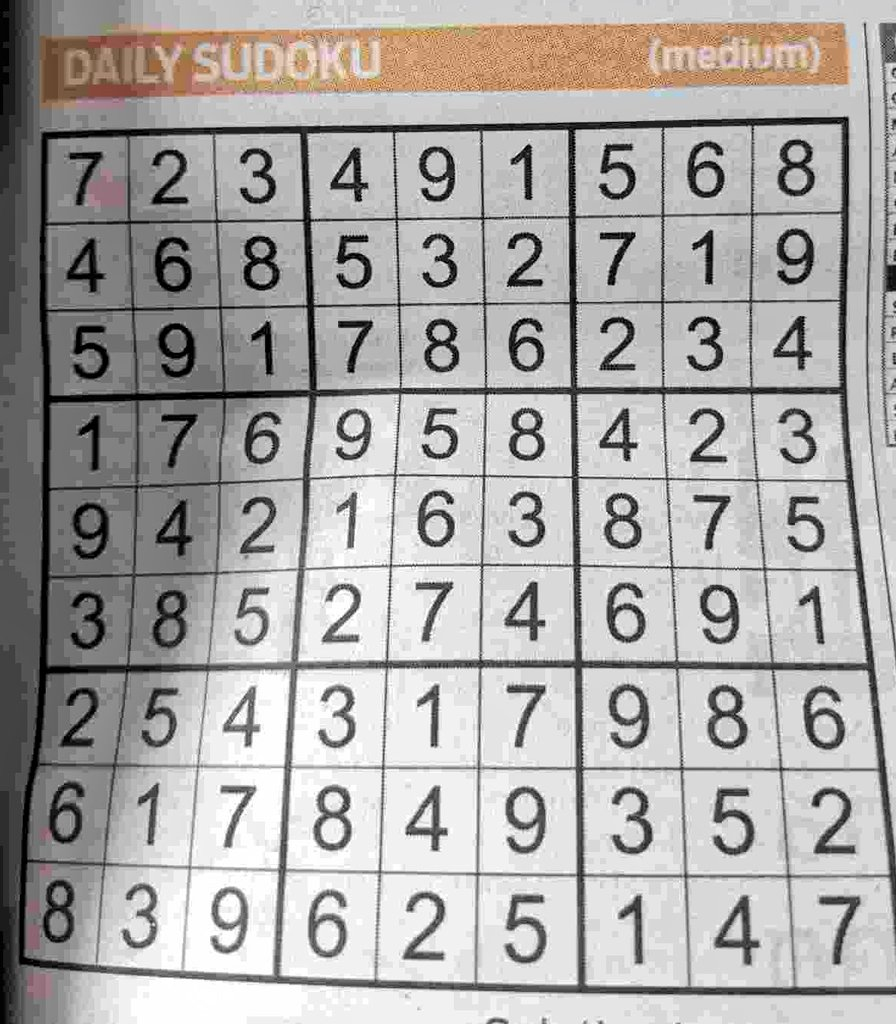
#> input picture OpenCV/img/sudoku.jpg, 896 x 1024 px, given in place of the camera
$ python snack_eyes_gpt.py
#> lines starting #> are read from the running program, lines starting #| are printed output that depends on the picture; after the words box and inside, x2 and y2 are one past the last pixel; in counts of white or black regions, pixels touching at a corner belong together
import cv2

# 비디오 파일 경로 또는 카메라 인덱스
cap = cv2.VideoCapture(0)  # 비디오 파일 경로 또는 카메라 인덱스를 설정

# 움직임 감지를 위한 ROI (Region of Interest) 좌표 설정
roi_x, roi_y, roi_width, roi_height = 100, 100, 200, 200

# ROI 영역 설정
roi = None

# 이전 프레임을 저장하기 위한 변수
previous_frame = None

while True:
    # 현재 프레임 읽어오기
    ret, frame = cap.read()
#> frame is the input picture: shape (1024, 896, 3); mean B, G, R 166.9, 168.7, 171.3

    # 프레임이 제대로 읽어왔는지 확인
    if not ret:
        break

    # ROI 설정
    roi = frame[roi_y:roi_y + roi_height, roi_x:roi_x + roi_width]
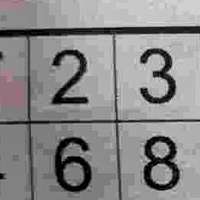
#> roi: shape (200, 200, 3); mean B, G, R 136.8, 136.5, 137.3

    # 현재 프레임을 흑백으로 변환
    gray = cv2.cvtColor(frame, cv2.COLOR_BGR2GRAY)
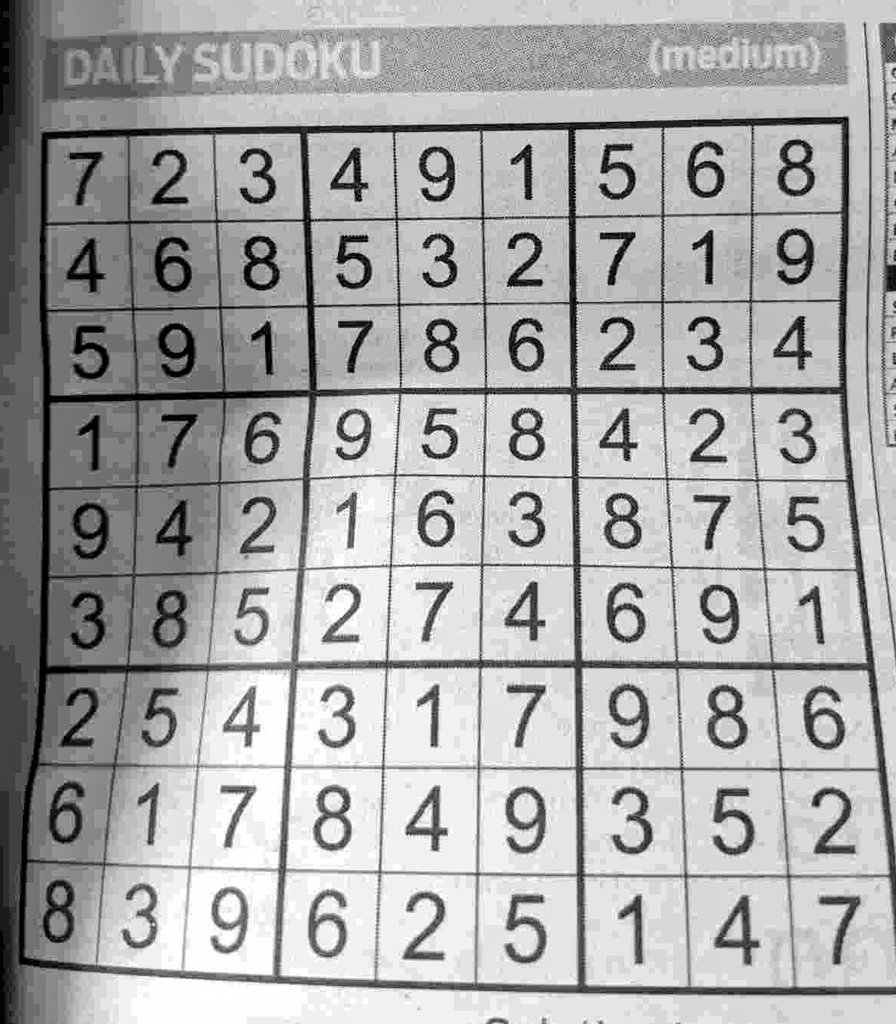
#> gray: shape (1024, 896); min 0, max 255, mean 169.3

    # ROI의 흑백 영상 추출
    roi_gray = cv2.cvtColor(roi, cv2.COLOR_BGR2GRAY)

    # 원본 영상에서 ROI 영역 표시
    cv2.rectangle(frame, (roi_x, roi_y), (roi_x + roi_width, roi_y + roi_height), (0, 255, 0), 2)
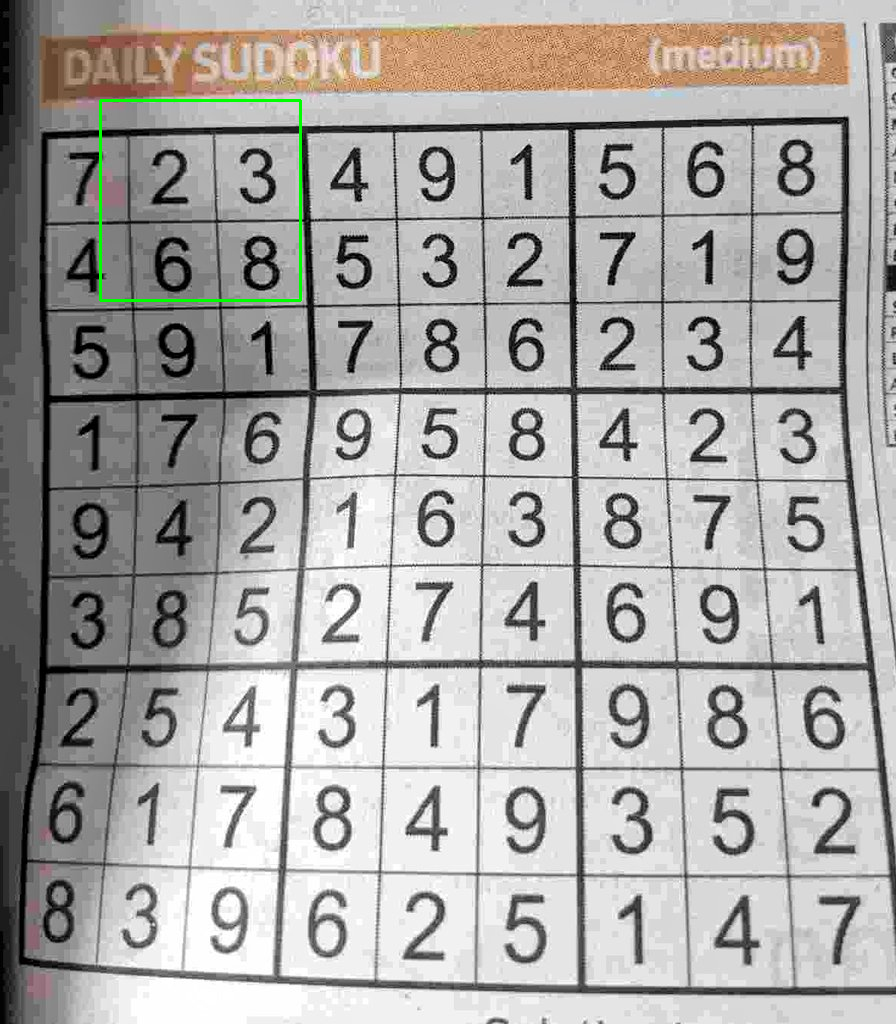
#> frame: shape (1024, 896, 3); 0.26% of pixels changed, all inside (x1, y1, x2, y2) = (99, 99, 302, 302)

    # 이전 프레임이 있으면 움직임 감지
    if previous_frame is not None:
        # 현재 프레임과 이전 프레임의 차이 계산
        frame_diff = cv2.absdiff(previous_frame, roi_gray)

        # 차이 이미지에서 움직임이 있는 부분을 찾기 위한 임계값 설정
        _, threshold_diff = cv2.threshold(frame_diff, 100, 255, cv2.THRESH_BINARY)

        # 움직임이 있는지 확인
        contours, _ = cv2.findContours(threshold_diff, cv2.RETR_EXTERNAL, cv2.CHAIN_APPROX_SIMPLE)

        # 움직임이 감지된 경우
        if contours:
            # ROI 박스 색깔 변경 (빨간색)
            cv2.rectangle(frame, (roi_x, roi_y), (roi_x + roi_width, roi_y + roi_height), (0, 0, 255), 2)

            # 화면에 움직임 감지 텍스트 표시
            cv2.putText(frame, "Motion Detected!", (10, 30), cv2.FONT_HERSHEY_SIMPLEX, 1, (0, 0, 255), 2)

            # 전체 화면을 파일로 저장
            cv2.imwrite("captured_frame.jpg", frame)

    # 현재 프레임을 이전 프레임으로 저장
    previous_frame = roi_gray.copy()

    # 화면에 영상 출력
    cv2.imshow("Motion Detection", frame)

    # 'q' 키를 누르면 종료
    if cv2.waitKey(1) & 0xFF == ord('q'):
#> (key q is pressed here)
        break

# 사용한 자원 해제
cap.release()
cv2.destroyAllWindows()
